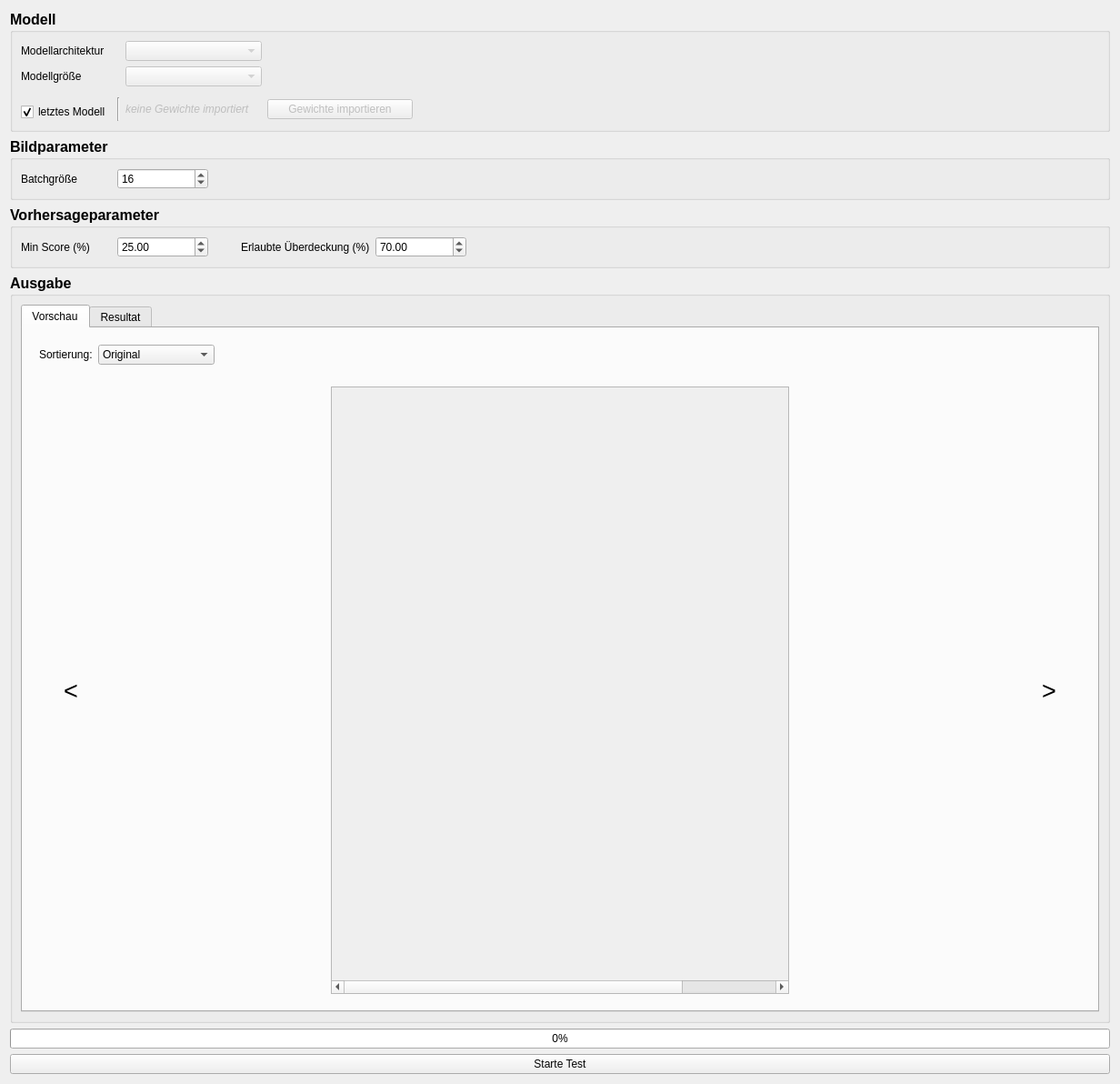
<?xml version="1.0" encoding="UTF-8"?>
<ui version="4.0">
 <class>TestTab</class>
 <widget class="QWidget" name="TestTab">
  <property name="geometry">
   <rect>
    <x>0</x>
    <y>0</y>
    <width>1232</width>
    <height>1192</height>
   </rect>
  </property>
  <property name="windowTitle">
   <string>Model Manager</string>
  </property>
  <layout class="QVBoxLayout" name="verticalLayout">
   <item>
    <widget class="QGroupBox" name="model_container">
     <property name="font">
      <font>
       <pointsize>12</pointsize>
       <bold>true</bold>
      </font>
     </property>
     <property name="title">
      <string>Modell</string>
     </property>
     <layout class="QGridLayout" name="gridLayout_2">
      <item row="3" column="3" rowspan="2">
       <widget class="QLabel" name="lbl_model_weights">
        <property name="enabled">
         <bool>false</bool>
        </property>
        <property name="minimumSize">
         <size>
          <width>150</width>
          <height>0</height>
         </size>
        </property>
        <property name="font">
         <font>
          <pointsize>9</pointsize>
          <italic>true</italic>
          <bold>false</bold>
          <kerning>true</kerning>
         </font>
        </property>
        <property name="text">
         <string>keine Gewichte importiert</string>
        </property>
        <property name="margin">
         <number>5</number>
        </property>
       </widget>
      </item>
      <item row="3" column="4" rowspan="2">
       <widget class="QPushButton" name="btn_import_weights">
        <property name="enabled">
         <bool>false</bool>
        </property>
        <property name="sizePolicy">
         <sizepolicy hsizetype="Maximum" vsizetype="Fixed">
          <horstretch>0</horstretch>
          <verstretch>0</verstretch>
         </sizepolicy>
        </property>
        <property name="maximumSize">
         <size>
          <width>160</width>
          <height>16777215</height>
         </size>
        </property>
        <property name="font">
         <font>
          <pointsize>9</pointsize>
          <bold>false</bold>
         </font>
        </property>
        <property name="toolTip">
         <string>Importiert vortrainierte Modellgewichte für den Test.</string>
        </property>
        <property name="text">
         <string>Gewichte importieren</string>
        </property>
       </widget>
      </item>
      <item row="0" column="1">
       <widget class="QLabel" name="label_2">
        <property name="minimumSize">
         <size>
          <width>100</width>
          <height>0</height>
         </size>
        </property>
        <property name="font">
         <font>
          <pointsize>9</pointsize>
          <bold>false</bold>
         </font>
        </property>
        <property name="toolTip">
         <string>Auswahl der Modellarchitektur des zu testenden Modells.</string>
        </property>
        <property name="text">
         <string>Modellarchitektur</string>
        </property>
        <property name="margin">
         <number>1</number>
        </property>
       </widget>
      </item>
      <item row="0" column="3">
       <widget class="QComboBox" name="cmb_selected_model">
        <property name="enabled">
         <bool>false</bool>
        </property>
        <property name="minimumSize">
         <size>
          <width>150</width>
          <height>0</height>
         </size>
        </property>
        <property name="font">
         <font>
          <pointsize>9</pointsize>
          <bold>false</bold>
         </font>
        </property>
       </widget>
      </item>
      <item row="0" column="4" rowspan="3">
       <spacer name="horizontalSpacer">
        <property name="orientation">
         <enum>Qt::Orientation::Horizontal</enum>
        </property>
        <property name="sizeHint" stdset="0">
         <size>
          <width>40</width>
          <height>20</height>
         </size>
        </property>
       </spacer>
      </item>
      <item row="3" column="2" rowspan="2">
       <widget class="Line" name="line">
        <property name="orientation">
         <enum>Qt::Orientation::Vertical</enum>
        </property>
       </widget>
      </item>
      <item row="4" column="1">
       <widget class="QCheckBox" name="chb_last_model">
        <property name="font">
         <font>
          <pointsize>9</pointsize>
          <bold>false</bold>
         </font>
        </property>
        <property name="toolTip">
         <string>Verwendet das zuletzt trainierte Modell für den Test.

Falls deaktiviert, werden die ausgewählten Gewichte verwendet.</string>
        </property>
        <property name="text">
         <string>letztes Modell</string>
        </property>
        <property name="checked">
         <bool>true</bool>
        </property>
       </widget>
      </item>
      <item row="1" column="1">
       <widget class="QLabel" name="label_3">
        <property name="minimumSize">
         <size>
          <width>100</width>
          <height>0</height>
         </size>
        </property>
        <property name="font">
         <font>
          <pointsize>9</pointsize>
          <bold>false</bold>
         </font>
        </property>
        <property name="toolTip">
         <string>Auswahl der Modellarchitektur des zu testenden Modells.</string>
        </property>
        <property name="text">
         <string>Modellgröße</string>
        </property>
        <property name="margin">
         <number>1</number>
        </property>
       </widget>
      </item>
      <item row="1" column="3">
       <widget class="QComboBox" name="cmb_selected_size">
        <property name="enabled">
         <bool>false</bool>
        </property>
        <property name="minimumSize">
         <size>
          <width>150</width>
          <height>0</height>
         </size>
        </property>
        <property name="font">
         <font>
          <pointsize>9</pointsize>
          <bold>false</bold>
         </font>
        </property>
       </widget>
      </item>
     </layout>
    </widget>
   </item>
   <item>
    <widget class="QGroupBox" name="groupBox">
     <property name="font">
      <font>
       <pointsize>12</pointsize>
       <bold>true</bold>
      </font>
     </property>
     <property name="title">
      <string>Bildparameter</string>
     </property>
     <layout class="QGridLayout" name="gridLayout">
      <item row="0" column="0">
       <widget class="QLabel" name="label_4">
        <property name="minimumSize">
         <size>
          <width>100</width>
          <height>0</height>
         </size>
        </property>
        <property name="font">
         <font>
          <pointsize>9</pointsize>
          <bold>false</bold>
         </font>
        </property>
        <property name="toolTip">
         <string>Anzahl der Bilder pro Testschritt.</string>
        </property>
        <property name="text">
         <string>Batchgröße</string>
        </property>
        <property name="margin">
         <number>0</number>
        </property>
        <property name="indent">
         <number>0</number>
        </property>
       </widget>
      </item>
      <item row="0" column="2">
       <spacer name="horizontalSpacer_5">
        <property name="font">
         <font>
          <pointsize>9</pointsize>
          <bold>true</bold>
         </font>
        </property>
        <property name="orientation">
         <enum>Qt::Orientation::Horizontal</enum>
        </property>
        <property name="sizeHint" stdset="0">
         <size>
          <width>40</width>
          <height>20</height>
         </size>
        </property>
       </spacer>
      </item>
      <item row="0" column="1">
       <widget class="QSpinBox" name="spin_batch_size">
        <property name="minimumSize">
         <size>
          <width>100</width>
          <height>0</height>
         </size>
        </property>
        <property name="font">
         <font>
          <pointsize>9</pointsize>
          <bold>false</bold>
         </font>
        </property>
        <property name="toolTip">
         <string>Anzahl der Bilder pro Testschritt (Batch Size).</string>
        </property>
        <property name="minimum">
         <number>1</number>
        </property>
        <property name="maximum">
         <number>9999</number>
        </property>
        <property name="value">
         <number>16</number>
        </property>
       </widget>
      </item>
     </layout>
    </widget>
   </item>
   <item>
    <widget class="QGroupBox" name="groupBox_2">
     <property name="font">
      <font>
       <pointsize>12</pointsize>
       <bold>true</bold>
      </font>
     </property>
     <property name="title">
      <string>Vorhersageparameter</string>
     </property>
     <layout class="QHBoxLayout" name="horizontalLayout_2">
      <item>
       <widget class="QLabel" name="label_6">
        <property name="minimumSize">
         <size>
          <width>100</width>
          <height>0</height>
         </size>
        </property>
        <property name="font">
         <font>
          <pointsize>9</pointsize>
          <bold>false</bold>
         </font>
        </property>
        <property name="toolTip">
         <string>Mindest-Konfidenz (%) für die Anzeige von Vorhersagen</string>
        </property>
        <property name="text">
         <string>Min Score (%)</string>
        </property>
       </widget>
      </item>
      <item>
       <widget class="QDoubleSpinBox" name="dspin_min_score">
        <property name="minimumSize">
         <size>
          <width>100</width>
          <height>0</height>
         </size>
        </property>
        <property name="font">
         <font>
          <pointsize>9</pointsize>
          <bold>false</bold>
         </font>
        </property>
        <property name="maximum">
         <double>100.000000000000000</double>
        </property>
        <property name="value">
         <double>25.000000000000000</double>
        </property>
       </widget>
      </item>
      <item>
       <spacer name="horizontalSpacer_9">
        <property name="orientation">
         <enum>Qt::Orientation::Horizontal</enum>
        </property>
        <property name="sizeType">
         <enum>QSizePolicy::Policy::Fixed</enum>
        </property>
        <property name="sizeHint" stdset="0">
         <size>
          <width>30</width>
          <height>0</height>
         </size>
        </property>
       </spacer>
      </item>
      <item>
       <widget class="QLabel" name="label_7">
        <property name="minimumSize">
         <size>
          <width>100</width>
          <height>0</height>
         </size>
        </property>
        <property name="font">
         <font>
          <pointsize>9</pointsize>
          <bold>false</bold>
         </font>
        </property>
        <property name="toolTip">
         <string>IoU‑Schwelle (%) für die Non‑Maximum Suppression:
Boxen mit einer Überlappung über diesem Wert werden als Duplikate entfernt.</string>
        </property>
        <property name="text">
         <string>Erlaubte Überdeckung (%)</string>
        </property>
       </widget>
      </item>
      <item>
       <widget class="QDoubleSpinBox" name="dspin_min_nms_iou">
        <property name="minimumSize">
         <size>
          <width>100</width>
          <height>0</height>
         </size>
        </property>
        <property name="font">
         <font>
          <pointsize>9</pointsize>
          <bold>false</bold>
         </font>
        </property>
        <property name="maximum">
         <double>100.000000000000000</double>
        </property>
        <property name="singleStep">
         <double>1.000000000000000</double>
        </property>
        <property name="value">
         <double>70.000000000000000</double>
        </property>
       </widget>
      </item>
      <item>
       <spacer name="horizontalSpacer_8">
        <property name="orientation">
         <enum>Qt::Orientation::Horizontal</enum>
        </property>
        <property name="sizeHint" stdset="0">
         <size>
          <width>40</width>
          <height>20</height>
         </size>
        </property>
       </spacer>
      </item>
     </layout>
    </widget>
   </item>
   <item>
    <widget class="QGroupBox" name="preview_container">
     <property name="font">
      <font>
       <pointsize>12</pointsize>
       <bold>true</bold>
      </font>
     </property>
     <property name="title">
      <string>Ausgabe</string>
     </property>
     <layout class="QVBoxLayout" name="verticalLayout_3">
      <item>
       <widget class="QTabWidget" name="tabc_test">
        <property name="font">
         <font>
          <pointsize>9</pointsize>
          <bold>false</bold>
         </font>
        </property>
        <property name="currentIndex">
         <number>0</number>
        </property>
        <widget class="QWidget" name="tab_preview">
         <attribute name="title">
          <string>Vorschau</string>
         </attribute>
         <layout class="QVBoxLayout" name="verticalLayout_5">
          <item>
           <widget class="QWidget" name="widget" native="true">
            <property name="font">
             <font>
              <pointsize>9</pointsize>
              <bold>false</bold>
             </font>
            </property>
            <layout class="QHBoxLayout" name="horizontalLayout">
             <item>
              <widget class="QLabel" name="label">
               <property name="text">
                <string>Sortierung:</string>
               </property>
              </widget>
             </item>
             <item>
              <widget class="QComboBox" name="cmb_sort_order">
               <item>
                <property name="text">
                 <string>Original</string>
                </property>
               </item>
               <item>
                <property name="text">
                 <string>Score aufsteigend</string>
                </property>
               </item>
               <item>
                <property name="text">
                 <string>Score absteigend</string>
                </property>
               </item>
              </widget>
             </item>
             <item>
              <spacer name="horizontalSpacer_3">
               <property name="orientation">
                <enum>Qt::Orientation::Horizontal</enum>
               </property>
               <property name="sizeHint" stdset="0">
                <size>
                 <width>40</width>
                 <height>20</height>
                </size>
               </property>
              </spacer>
             </item>
            </layout>
           </widget>
          </item>
          <item>
           <widget class="QWidget" name="widget_2" native="true">
            <property name="font">
             <font>
              <pointsize>9</pointsize>
              <bold>false</bold>
             </font>
            </property>
            <layout class="QGridLayout" name="gridLayout_3">
             <item row="0" column="1">
              <widget class="QPushButton" name="btn_prev_img">
               <property name="sizePolicy">
                <sizepolicy hsizetype="Minimum" vsizetype="Expanding">
                 <horstretch>0</horstretch>
                 <verstretch>0</verstretch>
                </sizepolicy>
               </property>
               <property name="minimumSize">
                <size>
                 <width>70</width>
                 <height>70</height>
                </size>
               </property>
               <property name="maximumSize">
                <size>
                 <width>70</width>
                 <height>9999999</height>
                </size>
               </property>
               <property name="font">
                <font>
                 <pointsize>20</pointsize>
                 <bold>false</bold>
                </font>
               </property>
               <property name="layoutDirection">
                <enum>Qt::LayoutDirection::LeftToRight</enum>
               </property>
               <property name="text">
                <string>&lt;</string>
               </property>
               <property name="checkable">
                <bool>false</bool>
               </property>
               <property name="autoDefault">
                <bool>false</bool>
               </property>
               <property name="default">
                <bool>false</bool>
               </property>
               <property name="flat">
                <bool>true</bool>
               </property>
              </widget>
             </item>
             <item row="0" column="3">
              <widget class="QScrollArea" name="scrollArea">
               <property name="widgetResizable">
                <bool>true</bool>
               </property>
               <widget class="QWidget" name="scrollAreaWidgetContents_3">
                <property name="geometry">
                 <rect>
                  <x>0</x>
                  <y>0</y>
                  <width>652</width>
                  <height>649</height>
                 </rect>
                </property>
                <layout class="QHBoxLayout" name="horizontalLayout_3">
                 <property name="leftMargin">
                  <number>0</number>
                 </property>
                 <property name="topMargin">
                  <number>0</number>
                 </property>
                 <property name="rightMargin">
                  <number>0</number>
                 </property>
                 <property name="bottomMargin">
                  <number>0</number>
                 </property>
                 <item>
                  <spacer name="horizontalSpacer_7">
                   <property name="orientation">
                    <enum>Qt::Orientation::Horizontal</enum>
                   </property>
                   <property name="sizeHint" stdset="0">
                    <size>
                     <width>40</width>
                     <height>20</height>
                    </size>
                   </property>
                  </spacer>
                 </item>
                 <item>
                  <widget class="QLabel" name="img_preview">
                   <property name="sizePolicy">
                    <sizepolicy hsizetype="Expanding" vsizetype="Expanding">
                     <horstretch>0</horstretch>
                     <verstretch>0</verstretch>
                    </sizepolicy>
                   </property>
                   <property name="minimumSize">
                    <size>
                     <width>640</width>
                     <height>640</height>
                    </size>
                   </property>
                   <property name="maximumSize">
                    <size>
                     <width>640</width>
                     <height>640</height>
                    </size>
                   </property>
                   <property name="text">
                    <string/>
                   </property>
                   <property name="scaledContents">
                    <bool>true</bool>
                   </property>
                   <property name="alignment">
                    <set>Qt::AlignmentFlag::AlignCenter</set>
                   </property>
                  </widget>
                 </item>
                 <item>
                  <spacer name="horizontalSpacer_10">
                   <property name="orientation">
                    <enum>Qt::Orientation::Horizontal</enum>
                   </property>
                   <property name="sizeHint" stdset="0">
                    <size>
                     <width>40</width>
                     <height>20</height>
                    </size>
                   </property>
                  </spacer>
                 </item>
                </layout>
               </widget>
              </widget>
             </item>
             <item row="0" column="5">
              <widget class="QPushButton" name="btn_next_img">
               <property name="sizePolicy">
                <sizepolicy hsizetype="Minimum" vsizetype="Expanding">
                 <horstretch>0</horstretch>
                 <verstretch>0</verstretch>
                </sizepolicy>
               </property>
               <property name="minimumSize">
                <size>
                 <width>70</width>
                 <height>70</height>
                </size>
               </property>
               <property name="maximumSize">
                <size>
                 <width>70</width>
                 <height>16777215</height>
                </size>
               </property>
               <property name="font">
                <font>
                 <pointsize>20</pointsize>
                 <bold>false</bold>
                </font>
               </property>
               <property name="text">
                <string>&gt;</string>
               </property>
               <property name="default">
                <bool>false</bool>
               </property>
               <property name="flat">
                <bool>true</bool>
               </property>
              </widget>
             </item>
             <item row="0" column="2">
              <spacer name="horizontalSpacer_2">
               <property name="orientation">
                <enum>Qt::Orientation::Horizontal</enum>
               </property>
               <property name="sizeHint" stdset="0">
                <size>
                 <width>40</width>
                 <height>20</height>
                </size>
               </property>
              </spacer>
             </item>
             <item row="0" column="4">
              <spacer name="horizontalSpacer_4">
               <property name="orientation">
                <enum>Qt::Orientation::Horizontal</enum>
               </property>
               <property name="sizeHint" stdset="0">
                <size>
                 <width>40</width>
                 <height>20</height>
                </size>
               </property>
              </spacer>
             </item>
            </layout>
           </widget>
          </item>
         </layout>
        </widget>
        <widget class="QWidget" name="tab_results">
         <attribute name="title">
          <string>Resultat</string>
         </attribute>
         <layout class="QVBoxLayout" name="verticalLayout_6">
          <item>
           <widget class="QTableView" name="table_results_view">
            <attribute name="horizontalHeaderCascadingSectionResizes">
             <bool>false</bool>
            </attribute>
           </widget>
          </item>
         </layout>
        </widget>
       </widget>
      </item>
     </layout>
    </widget>
   </item>
   <item>
    <widget class="QProgressBar" name="pb_progress_bar">
     <property name="value">
      <number>0</number>
     </property>
    </widget>
   </item>
   <item>
    <widget class="QPushButton" name="btn_start_testing">
     <property name="font">
      <font>
       <pointsize>9</pointsize>
      </font>
     </property>
     <property name="toolTip">
      <string>Testet die Modellleistung am ausgewählten Datensatz.</string>
     </property>
     <property name="text">
      <string>Starte Test</string>
     </property>
    </widget>
   </item>
  </layout>
 </widget>
 <tabstops>
  <tabstop>cmb_selected_model</tabstop>
  <tabstop>chb_last_model</tabstop>
  <tabstop>btn_import_weights</tabstop>
  <tabstop>spin_batch_size</tabstop>
  <tabstop>btn_start_testing</tabstop>
  <tabstop>tabc_test</tabstop>
  <tabstop>cmb_sort_order</tabstop>
  <tabstop>btn_prev_img</tabstop>
  <tabstop>btn_next_img</tabstop>
  <tabstop>table_results_view</tabstop>
 </tabstops>
 <resources/>
 <connections/>
</ui>
